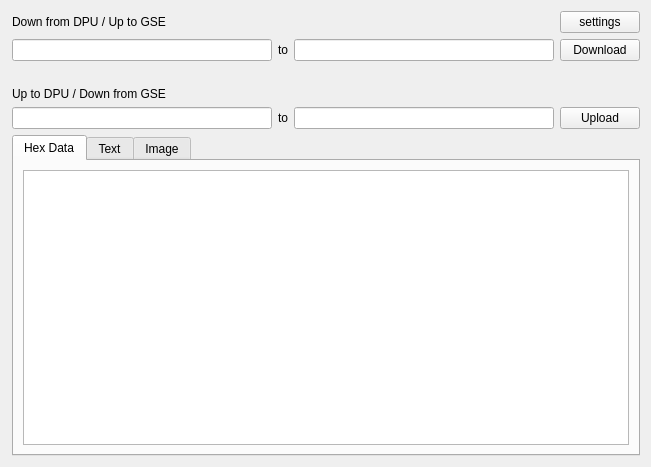
<?xml version="1.0" encoding="UTF-8"?>
<ui version="4.0">
 <class>Form</class>
 <widget class="QWidget" name="Form">
  <property name="geometry">
   <rect>
    <x>0</x>
    <y>0</y>
    <width>651</width>
    <height>467</height>
   </rect>
  </property>
  <property name="windowTitle">
   <string>Form</string>
  </property>
  <layout class="QGridLayout" name="gridLayout">
   <item row="3" column="2">
    <widget class="QLabel" name="label_4">
     <property name="text">
      <string>to</string>
     </property>
    </widget>
   </item>
   <item row="4" column="1">
    <spacer name="verticalSpacer">
     <property name="orientation">
      <enum>Qt::Vertical</enum>
     </property>
     <property name="sizeType">
      <enum>QSizePolicy::Fixed</enum>
     </property>
     <property name="sizeHint" stdset="0">
      <size>
       <width>20</width>
       <height>20</height>
      </size>
     </property>
    </spacer>
   </item>
   <item row="6" column="2">
    <widget class="QLabel" name="label_3">
     <property name="text">
      <string>to</string>
     </property>
    </widget>
   </item>
   <item row="3" column="4">
    <widget class="QPushButton" name="down_button">
     <property name="text">
      <string>Download</string>
     </property>
    </widget>
   </item>
   <item row="6" column="4">
    <widget class="QPushButton" name="up_button">
     <property name="text">
      <string>Upload</string>
     </property>
    </widget>
   </item>
   <item row="6" column="1">
    <widget class="QLineEdit" name="up_local_input"/>
   </item>
   <item row="5" column="1">
    <widget class="QLabel" name="label_2">
     <property name="text">
      <string>Up to DPU / Down from GSE</string>
     </property>
    </widget>
   </item>
   <item row="3" column="1">
    <widget class="QLineEdit" name="down_remote_input">
     <property name="text">
      <string/>
     </property>
    </widget>
   </item>
   <item row="3" column="3">
    <widget class="QLineEdit" name="down_local_input"/>
   </item>
   <item row="1" column="1" colspan="4">
    <layout class="QHBoxLayout" name="horizontalLayout">
     <item>
      <widget class="QLabel" name="label">
       <property name="text">
        <string>Down from DPU / Up to GSE</string>
       </property>
      </widget>
     </item>
     <item>
      <spacer name="horizontalSpacer">
       <property name="orientation">
        <enum>Qt::Horizontal</enum>
       </property>
       <property name="sizeType">
        <enum>QSizePolicy::Expanding</enum>
       </property>
       <property name="sizeHint" stdset="0">
        <size>
         <width>20</width>
         <height>20</height>
        </size>
       </property>
      </spacer>
     </item>
     <item>
      <widget class="QPushButton" name="settingsButton">
       <property name="text">
        <string>settings</string>
       </property>
      </widget>
     </item>
    </layout>
   </item>
   <item row="6" column="3">
    <widget class="QLineEdit" name="up_remote_input"/>
   </item>
   <item row="8" column="0">
    <spacer name="verticalSpacer_2">
     <property name="orientation">
      <enum>Qt::Vertical</enum>
     </property>
     <property name="sizeHint" stdset="0">
      <size>
       <width>1</width>
       <height>40</height>
      </size>
     </property>
    </spacer>
   </item>
   <item row="8" column="1" colspan="4">
    <widget class="QTabWidget" name="tabWidget">
     <property name="currentIndex">
      <number>0</number>
     </property>
     <widget class="QWidget" name="tab">
      <attribute name="title">
       <string>Hex Data</string>
      </attribute>
      <layout class="QHBoxLayout" name="horizontalLayout_2">
       <item>
        <widget class="QTableWidget" name="table"/>
       </item>
      </layout>
     </widget>
     <widget class="QWidget" name="tab_2">
      <attribute name="title">
       <string>Text</string>
      </attribute>
      <layout class="QHBoxLayout" name="horizontalLayout_3">
       <item>
        <widget class="QTextBrowser" name="text_browser">
         <property name="lineWrapMode">
          <enum>QTextEdit::NoWrap</enum>
         </property>
         <property name="acceptRichText">
          <bool>false</bool>
         </property>
         <property name="placeholderText">
          <string>No File Loaded</string>
         </property>
        </widget>
       </item>
      </layout>
     </widget>
     <widget class="QWidget" name="tab_img">
      <attribute name="title">
       <string>Image</string>
      </attribute>
      <layout class="QHBoxLayout" name="horizontalLayout_4"/>
     </widget>
    </widget>
   </item>
  </layout>
 </widget>
 <tabstops>
  <tabstop>settingsButton</tabstop>
  <tabstop>down_local_input</tabstop>
  <tabstop>down_button</tabstop>
  <tabstop>up_remote_input</tabstop>
  <tabstop>up_button</tabstop>
 </tabstops>
 <resources/>
 <connections/>
</ui>
